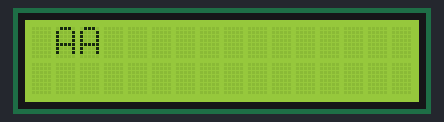
Recording of a sketch running on a simulated Arduino Uno, built with avr-gcc and run on an emulated ATmega328P. Parts: 16×2 character LCD.

Above: at 0.46 s.
At 1.66 s:
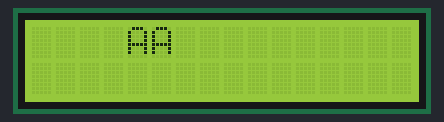
At 3.26 s:
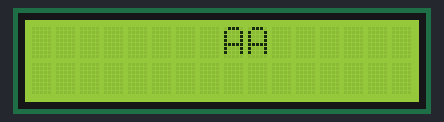
At 4.86 s:
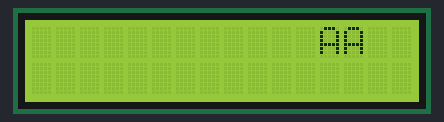
At 6.3 s:
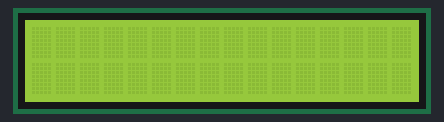
At 16.86 s:
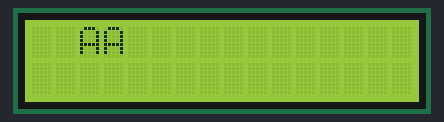

The sketch:

lcd1.ino
```cpp
#include<LiquidCrystal.h>
const int rs=13,en=12,d4=7,d5=6,d6=5,d7=4;
LiquidCrystal lcd(rs,en,d4,d5,d6,d7);
void setup() {
  // put your setup code here, to run once:
lcd.begin(16,2);
lcd.write("AA");


}

void loop() {
  // put your main code here, to run repeatedly:
//lcd.clear();
delay(200);

lcd.scrollDisplayRight();

delay(200);

}
```

Measured:
- by itself, everything shown: repeats every 16.0 s, in 18 steps
- what the display in image 0 shows lasts 0.4 s, from 0.3 s to 0.7 s
- what the display in image 4 shows lasts 9.2 s, from 6.3 s to 15.5 s
